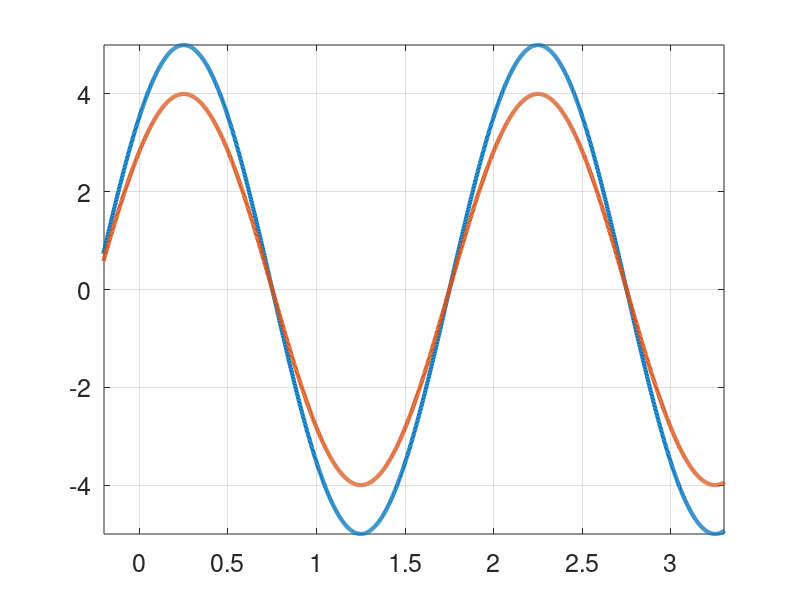

Reproduce this figure in MATLAB. (Note: this script raises an error after producing the figure.)
%Example Generator: Phase Difference
clear all
close all
clc
format short eng

%store random amplitudes
A1=ceil(5*rand(1,1)); 
A2=ceil(5*rand(1,1));
w=2*pi*ceil(6*rand(1,1))/2; %store random ang. freq.
T=(2*pi)/w; %convert w to period
theta=0:pi/4:2*pi; %create vector of possible phase angles for first signal
theta1=theta(randi(length(theta))); %randomly select one of the phase angles
thetad=theta(randi(length(theta))); % randomly select a phase difference

t=-T:T/1000:3*T; %create time vector to plot sinusoids
figure('units','normalized','outerposition',[0 0 1 1]) %maximize plot
plot(t,A1*cos(w.*t+theta1),'LineWidth',3) %plot 1st sinusoid
hold on %prevent new plots from overwriting old plots 
plot(t,A2*cos(w.*t+theta1+thetad),'LineWidth',3) %plot 2nd sinusoid
grid on %turn on grid
ylim([-5.,5.]) %set vertical plot limits
xlim([-.1*T,1.65*T]) %set horizontal plot limits
set(findall(gcf,'-property','FontSize'),'FontSize',18) %set all font sizes

%make grid darker
ax=gca;
ax.LineWidth=3;
ax.GridLineStyle='--';
ax.GridAlpha=.8;

%label axes
xlabel('Time(s)')
ylabel('Voltage(V)')

%print answer(s) to command window
fprintf('diff= %.2f deg= %.2f deg\n',thetad*(180/pi),thetad*(180/pi)-360)
